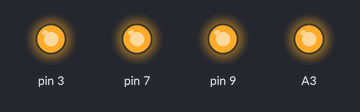
Bench run of a sketch on a simulated Arduino Uno, built with avr-gcc and run on an emulated ATmega328P. Parts: output pins drawn as LEDs (lit = HIGH).

Above: at 0.5 s.
At 3.5 s:
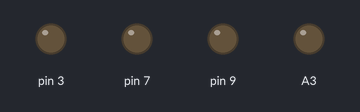
Timing chart, 0 to 4.6 s (numbered marks = the images above):
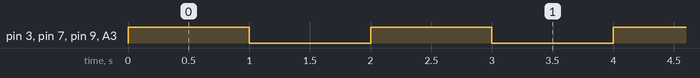

Measured:
- by itself, pin 3, pin 7, pin 9, A3: alternates HIGH for 1.0 s and LOW for 1.0 s

The sketch:

holaMon2.ino
```cpp
//programa HolaMon.ino
//curs 2019-20, 1r CFGS Electromedicina Clínica, Mòdul 09
//PRACTICA 1

void setup()
{
  pinMode(9, OUTPUT);
  pinMode(A3, OUTPUT);
  pinMode(7, OUTPUT);
  pinMode(3, OUTPUT);
}

void loop()
{
  digitalWrite(9, HIGH);
  digitalWrite(A3, HIGH);
  digitalWrite(7, HIGH);
  digitalWrite(3, HIGH);
  delay(1000);
  digitalWrite(9, LOW);
  digitalWrite(A3, LOW);
  digitalWrite(7, LOW);
  digitalWrite(3, LOW);
  delay(1000);
}
```
